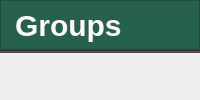
         <widget class="QWidget" name="group_page">
          <layout class="QVBoxLayout" name="verticalLayout_4">
           <property name="spacing">
            <number>0</number>
           </property>
           <property name="leftMargin">
            <number>0</number>
           </property>
           <property name="topMargin">
            <number>0</number>
           </property>
           <property name="rightMargin">
            <number>0</number>
           </property>
           <property name="bottomMargin">
            <number>0</number>
           </property>
           <item>
            <widget class="QFrame" name="frame_5">
             <property name="frameShape">
              <enum>QFrame::NoFrame</enum>
             </property>
             <property name="frameShadow">
              <enum>QFrame::Raised</enum>
             </property>
             <layout class="QVBoxLayout" name="verticalLayout_11">
              <property name="spacing">
               <number>0</number>
              </property>
              <property name="leftMargin">
               <number>0</number>
              </property>
              <property name="topMargin">
               <number>0</number>
              </property>
              <property name="rightMargin">
               <number>0</number>
              </property>
              <property name="bottomMargin">
               <number>0</number>
              </property>
              <item>
               <widget class="QFrame" name="frame_6">
                <property name="frameShape">
                 <enum>QFrame::NoFrame</enum>
                </property>
                <property name="frameShadow">
                 <enum>QFrame::Raised</enum>
                </property>
                <property name="lineWidth">
                 <number>0</number>
                </property>
                <layout class="QVBoxLayout" name="verticalLayout_12">
                 <property name="spacing">
                  <number>0</number>
                 </property>
                 <property name="leftMargin">
                  <number>0</number>
                 </property>
                 <property name="topMargin">
                  <number>0</number>
                 </property>
                 <property name="rightMargin">
                  <number>0</number>
                 </property>
                 <property name="bottomMargin">
                  <number>0</number>
                 </property>
                 <item>
                  <widget class="QFrame" name="title_frame_3">
                   <property name="minimumSize">
                    <size>
                     <width>0</width>
                     <height>50</height>
                    </size>
                   </property>
                   <property name="maximumSize">
                    <size>
                     <width>16777215</width>
                     <height>50</height>
                    </size>
                   </property>
                   <property name="styleSheet">
                    <string notr="true">background-color:#266150</string>
                   </property>
                   <property name="frameShape">
                    <enum>QFrame::StyledPanel</enum>
                   </property>
                   <property name="frameShadow">
                    <enum>QFrame::Raised</enum>
                   </property>
                   <layout class="QHBoxLayout" name="horizontalLayout_17">
                    <property name="spacing">
                     <number>0</number>
                    </property>
                    <property name="leftMargin">
                     <number>0</number>
                    </property>
                    <property name="topMargin">
                     <number>0</number>
                    </property>
                    <property name="rightMargin">
                     <number>0</number>
                    </property>
                    <property name="bottomMargin">
                     <number>0</number>
                    </property>
                    <item>
                     <widget class="QLabel" name="title_label_3">
                      <property name="minimumSize">
                       <size>
                        <width>150</width>
                        <height>0</height>
                       </size>
                      </property>
                      <property name="styleSheet">
                       <string notr="true">QLabel {
	font: bold 30px;
	color:#FDF8F5;
	padding-left:6px
}</string>
                      </property>
                      <property name="text">
                       <string>Groups</string>
                      </property>
                      <property name="alignment">
                       <set>Qt::AlignLeading|Qt::AlignLeft|Qt::AlignVCenter</set>
                      </property>
                     </widget>
                    </item>
                    <item>
                     <spacer name="title_spacer_3">
                      <property name="orientation">
                       <enum>Qt::Horizontal</enum>
                      </property>
                      <property name="sizeHint" stdset="0">
                       <size>
                        <width>40</width>
                        <height>20</height>
                       </size>
                      </property>
                     </spacer>
                    </item>
                   </layout>
                  </widget>
                 </item>
                 <item>
                  <widget class="Line" name="line_5">
                   <property name="minimumSize">
                    <size>
                     <width>0</width>
                     <height>3</height>
                    </size>
                   </property>
                   <property name="maximumSize">
                    <size>
                     <width>16777215</width>
                     <height>3</height>
                    </size>
                   </property>
                   <property name="styleSheet">
                    <string notr="true">background-color:#4F4846;</string>
                   </property>
                   <property name="orientation">
                    <enum>Qt::Horizontal</enum>
                   </property>
                  </widget>
                 </item>
                 <item>
                  <spacer name="verticalSpacer_2">
                   <property name="orientation">
                    <enum>Qt::Vertical</enum>
                   </property>
                   <property name="sizeHint" stdset="0">
                    <size>
                     <width>20</width>
                     <height>40</height>
                    </size>
                   </property>
                  </spacer>
                 </item>
                </layout>
               </widget>
              </item>
             </layout>
            </widget>
           </item>
          </layout>
         </widget>
